Frame 1 (no input): blank canvas, image omitted
Frame 60 (the mouse pressed at the canvas centre just before this capture): blank canvas, image omitted
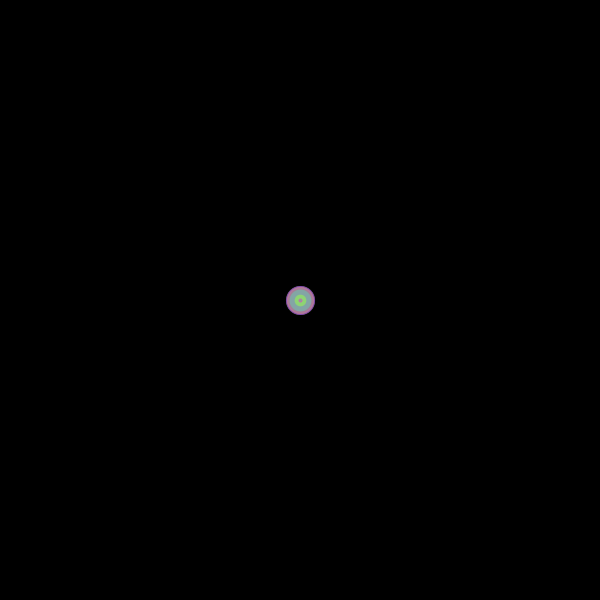
Frame 120 (the mouse held since frame 60 and released just before this capture)

The Processing sketch whose frames 1 and 60 were blank and that drew this single picture after the mouse press (run headless with seeded random() and noise(); from frame 60 on, the mouse is pressed at the canvas centre):

// Processing sketch: processing_46858
// ── processing_46858.pde


void setup (){
  

  
  size (600,600);
 background (0); 
}

void draw (){
  
  smooth ();
  
  if (mousePressed) {
  stroke (random(0,255),random(0,255),random(0,255),random(25,255));
  strokeWeight (random(0,30));
  point (mouseX,mouseY);
  
  } 
}
